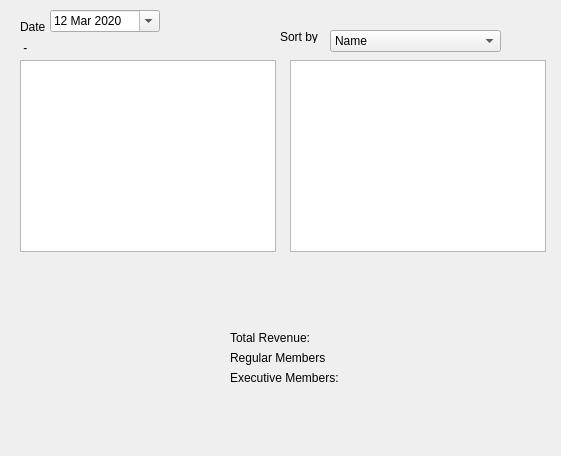
<?xml version="1.0" encoding="UTF-8"?>
<ui version="4.0">
 <class>SalesReportTab</class>
 <widget class="QWidget" name="SalesReportTab">
  <property name="geometry">
   <rect>
    <x>0</x>
    <y>0</y>
    <width>561</width>
    <height>456</height>
   </rect>
  </property>
  <property name="windowTitle">
   <string>Sales Report</string>
  </property>
  <widget class="QLabel" name="dateLabel">
   <property name="geometry">
    <rect>
     <x>20</x>
     <y>20</y>
     <width>47</width>
     <height>13</height>
    </rect>
   </property>
   <property name="text">
    <string>Date</string>
   </property>
  </widget>
  <widget class="QLabel" name="totalRevenue">
   <property name="geometry">
    <rect>
     <x>230</x>
     <y>330</y>
     <width>141</width>
     <height>16</height>
    </rect>
   </property>
   <property name="text">
    <string>Total Revenue: </string>
   </property>
  </widget>
  <widget class="QLabel" name="regularMembers">
   <property name="geometry">
    <rect>
     <x>230</x>
     <y>350</y>
     <width>141</width>
     <height>16</height>
    </rect>
   </property>
   <property name="text">
    <string>Regular Members</string>
   </property>
  </widget>
  <widget class="QLabel" name="exectuiveMembers">
   <property name="geometry">
    <rect>
     <x>230</x>
     <y>370</y>
     <width>141</width>
     <height>16</height>
    </rect>
   </property>
   <property name="text">
    <string>Executive Members:</string>
   </property>
  </widget>
  <widget class="QListWidget" name="memberList">
   <property name="geometry">
    <rect>
     <x>290</x>
     <y>60</y>
     <width>256</width>
     <height>192</height>
    </rect>
   </property>
  </widget>
  <widget class="QListWidget" name="itemList">
   <property name="geometry">
    <rect>
     <x>20</x>
     <y>60</y>
     <width>256</width>
     <height>192</height>
    </rect>
   </property>
  </widget>
  <widget class="QLabel" name="label">
   <property name="geometry">
    <rect>
     <x>20</x>
     <y>40</y>
     <width>181</width>
     <height>16</height>
    </rect>
   </property>
   <property name="text">
    <string>&lt;name&gt; - &lt;revenue&gt;</string>
   </property>
  </widget>
  <widget class="QComboBox" name="sortByComboBox">
   <property name="geometry">
    <rect>
     <x>330</x>
     <y>30</y>
     <width>171</width>
     <height>22</height>
    </rect>
   </property>
   <item>
    <property name="text">
     <string>Name</string>
    </property>
   </item>
   <item>
    <property name="text">
     <string>ID</string>
    </property>
   </item>
  </widget>
  <widget class="QLabel" name="label_2">
   <property name="geometry">
    <rect>
     <x>280</x>
     <y>30</y>
     <width>47</width>
     <height>13</height>
    </rect>
   </property>
   <property name="text">
    <string>Sort by</string>
   </property>
  </widget>
  <widget class="QDateEdit" name="dateEdit">
   <property name="geometry">
    <rect>
     <x>50</x>
     <y>10</y>
     <width>110</width>
     <height>22</height>
    </rect>
   </property>
   <property name="maximumDate">
    <date>
     <year>2020</year>
     <month>3</month>
     <day>18</day>
    </date>
   </property>
   <property name="minimumDate">
    <date>
     <year>2020</year>
     <month>3</month>
     <day>12</day>
    </date>
   </property>
   <property name="currentSection">
    <enum>QDateTimeEdit::MonthSection</enum>
   </property>
   <property name="calendarPopup">
    <bool>true</bool>
   </property>
  </widget>
 </widget>
 <resources/>
 <connections/>
</ui>
